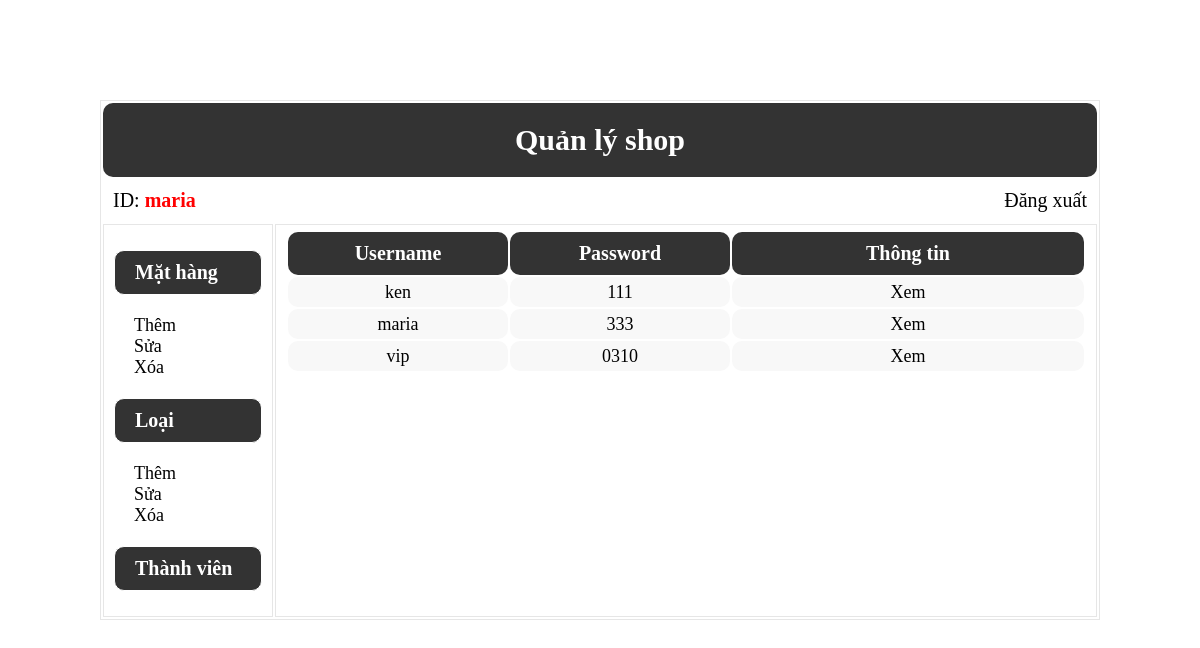
/ShopAoOnline/Files/ThanhVien/ChiTietTV.php (signed in), run on the app's committed database.
### tables this page shows
CREATE TABLE IF NOT EXISTS `chucvu` (
  `MaCV` int(11) NOT NULL AUTO_INCREMENT,
  `TenCV` varchar(100) NOT NULL,
  `Quyen` int(11) NOT NULL,
  `DuongDan` varchar(100) NOT NULL,
  PRIMARY KEY (`MaCV`)
);

CREATE TABLE IF NOT EXISTS `thanhvien` (
  `MaTV` int(11) NOT NULL AUTO_INCREMENT,
  `User` varchar(20) NOT NULL,
  `Pass` varchar(20) NOT NULL,
  `Level` int(11) NOT NULL,
  `TichLuy` int(11) NOT NULL,
  PRIMARY KEY (`MaTV`)
);

### ShopAoOnline/Files/ThanhVien/ChiTietTV.php (the view, shortened to what this page needs)
<!DOCTYPE html PUBLIC "-//W3C//DTD XHTML 1.0 Transitional//EN" "http://www.w3.org/TR/xhtml1/DTD/xhtml1-transitional.dtd">
<html xmlns="http://www.w3.org/1999/xhtml">
<head>
<link href="../../css/QuanTri.css" type="text/css" rel="stylesheet" rev="stylesheet" />
</head>
<body>
	<?php
		$cnSQL = @mysql_connect($_SESSION["host"][0], 'root', '');
		function sql($cn, $db, $sql){
			return mysql_query($sql, $cn);
		}
	?>
	<table id="tbl-quantri" width="1000" align="center">
    	<tr height="50" align="center">
        	<td id="tbl-quantri-header" colspan="2">Quản lý shop</td>
        </tr>
        <tr height="30">
        	<td id="tbl-quantri-nav-left" width="150" align="left">
            	<?php echo 'ID:&nbsp;<blink style="color:red;font-weight:bold;"/>'.$_SESSION["user"]; ?>
            </td>
            <td id="tbl-quantri-nav-right" align="right">
            	<a href="../../DangXuat.php">Đăng xuất</a>
            </td>
        </tr>
        <tr>
        	<td id="tbl-quantri-midle-left" valign="top">
            	<?php
					$mh = "<p>Mặt hàng</p>";
					$l = "<p>Loại</p>";
					$tv = "<p>Thành viên</p>";
					$result = sql($cnSQL, "quanlyshop", "Select * From chucvu");
					if($result){
						while($rows=mysql_fetch_row($result)){
							if(strpos($rows[3], "MH")){
								$mh = $mh.'<a class="tbl-quantri-midle-left-a" href="../MatHang/'.$rows[3].'">'.$rows[1].'</a></br>';
							}
							if(strpos($rows[3], "Loai")){
								$l = $l.'<a class="tbl-quantri-midle-left-a" href="../Loai/'.$rows[3].'">'.$rows[1].'</a></br>';
							}
						}
					}
					echo $mh.$l.$tv;
				?>
            </td>
            <td id="tbl-quantri-midle-right" valign="top">
            	<table width="800">
                    <?php
						$result = sql($cnSQL, "quanlyshop", "Select * From thanhvien");
						if($result){
							echo '<tr class="tbl-quantri-midle-right-tblChild-title" height="30">';
							echo 	'<td width="200" align="center">Username</td>';
							echo 	'<td width="200" align="center">Password</td>';
							echo 	'<td align="center">Thông tin</td>';
							echo '</tr>';
							while($rows=mysql_fetch_row($result)){
								echo '<tr class="tbl-quantri-midle-right-tblChild-body" height="30" align="center">';
								echo 	'<td width="200" >'.$rows[1].'</td>';
								echo 	'<td width="200" >'.$rows[2].'</td>';
								echo 	'<td class="tbl-quantri-midle-right-tblChild-body-td-click">';
								$data = array($rows[0],$rows[1],$rows[2],$rows[3],$rows[4]);
								echo '<a href="../ThongTin/XemThongTin.php?data='.base64_encode(implode("^",$data)).'">Xem</a>';
								echo	'</td>';
								echo '</tr>';
							}
						}
					?>
                </table>
            </td>
        </tr>
    </table>
</body>
</html>

### ShopAoOnline/css/QuanTri.css (style rules this page uses)
#tbl-quantri { margin-top:100px; border:1px #E6E6E6 solid; font-family:"Times New Roman", Times, serif; font-size:18px; color:#000; }
#tbl-quantri-header { background-color:#333; color:#FFF; font-size:30px; padding:20px 20px 20px 20px; font-weight:bold; border-radius:10px; }
#tbl-quantri-nav-left { font-size:20px; padding:10px 10px 10px 10px; }
#tbl-quantri-nav-right { font-size:20px; padding:10px 10px 10px 10px; }
#tbl-quantri-midle-left { border:1px #E6E6E6 solid; padding:5px 10px 5px 10px; }
#tbl-quantri-midle-left p { border:1px #FFFFFF solid; background-color:#333; color:#FFF; font-size:20px; font-weight:bold; padding:10px 0px 10px 20px; border-radius:10px; }
.tbl-quantri-midle-left-a { padding:10px 10px 10px 20px; }
#tbl-quantri-midle-right { border:1px #E6E6E6 solid; padding:5px 10px 5px 10px; }
.tbl-quantri-midle-right-tblChild-title td { background-color:#333; color:#FFF; font-size:20px; font-weight:bold; border-radius:10px; padding:10px 10px 10px 10px; }
.tbl-quantri-midle-right-tblChild-body td { background-color:#F8F8F8; color:#000; border-radius:10px; }
a { text-decoration:none; }
a:link { color:#000; }

### data on the page
chucvu: TenCV "Thêm"
chucvu: TenCV "Sửa"
chucvu: TenCV "Xóa"
chucvu: TenCV "Thêm"
chucvu: TenCV "Sửa"
chucvu: TenCV "Xóa"
thanhvien: User "ken", Pass "111"
thanhvien: User "maria", Pass "333"
thanhvien: User "vip", Pass "0310"

### other printed values
$_SESSION["user"] "maria"
